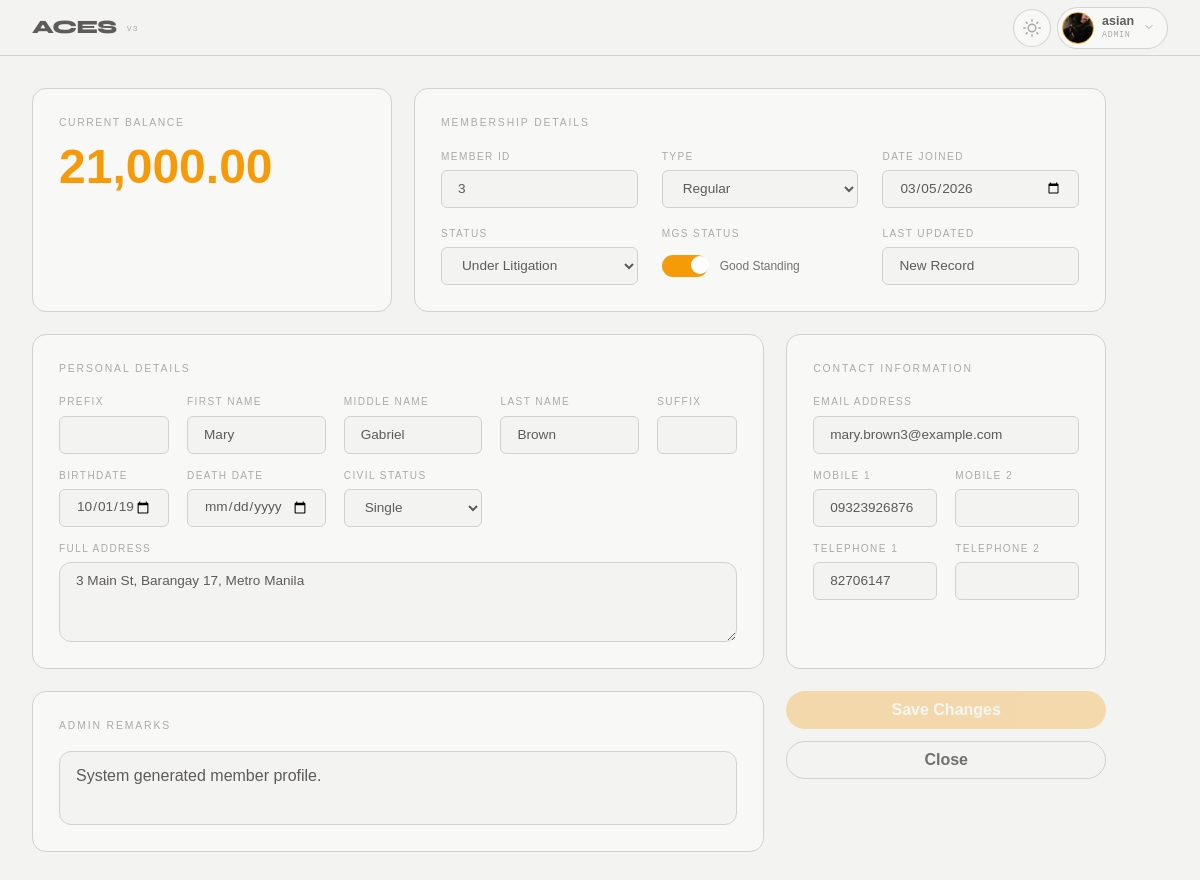
The page /index.php?page=member_view&member_id=3 (signed in) on the database its author committed.
### tables this page shows
CREATE TABLE `members` (
  `id` int(11) NOT NULL,
  `member_id` int(11) DEFAULT NULL,
  `membership_type` varchar(50) DEFAULT NULL,
  `username` varchar(50) DEFAULT NULL,
  `password` varchar(255) DEFAULT NULL,
  `first_name` varchar(100) DEFAULT NULL,
  `middle_name` varchar(100) DEFAULT NULL,
  `last_name` varchar(100) DEFAULT NULL,
  `email` varchar(150) DEFAULT NULL,
  `profile_picture` varchar(255) DEFAULT NULL,
  `prefix` varchar(20) DEFAULT NULL,
  `suffix` varchar(20) DEFAULT NULL,
  `birthdate` date DEFAULT NULL,
  `death_date` date DEFAULT NULL,
  `approval_date` datetime DEFAULT NULL,
  `balance` decimal(10,2) DEFAULT 0.00,
  `is_mgs` tinyint(1) DEFAULT 0,
  `remarks` text DEFAULT NULL,
  `role_id` int(11) DEFAULT NULL,
  `phone_number` varchar(20) DEFAULT NULL,
  `telephone_number` varchar(20) DEFAULT NULL,
  `civil_status` varchar(20) DEFAULT NULL,
  `address` text DEFAULT NULL,
  `status` enum('Active','Deceased','Delisted','On-Hold','Overdue','Under Litigation') NOT NULL DEFAULT 'Active',
  `phone_number_2` varchar(255) DEFAULT NULL,
  `telephone_number_2` varchar(255) DEFAULT NULL
);

### core/repository/member_repository.php (called while the page is built, shortened)
<?php
class MemberRepository
{
    private $db;
    public function __construct($db)
    {
        $this->db = $db;
    }
    public function findById($id)
    {
        $stmt = $this->db->prepare("SELECT * FROM members WHERE id = ?");
        $stmt->execute([(int)$id]);
        return $stmt->fetch(PDO::FETCH_ASSOC);
    }
}

### views/auth/admin/member_view.php (the view, shortened to what this page needs)
<?php
require_once 'core/repository/member_repository.php';
$db = (new DB())->connect();
$memberRepo = new MemberRepository($db);
$targetId = isset($_GET['member_id']) ? (int)$_GET['member_id'] : 0;
$m = $memberRepo->findById($targetId);
?>
<form method="POST" action="">
    <div class="pg-centered">
        <div class="mv">
            <div class="mv__grid">
                <section class="mv-card mv-card--balance">
                    <div class="mv-card__label">Current Balance</div>
                    <input type="text" class="mv-card__balance" name="balance" value="<?= number_format((float)$m['balance'], 2, '.', ',') ?>">
                </section>
                <section class="mv-card mv-card--membership">
                    <header class="mv-card__title">Membership Details</header>
                    <div class="mv-form" style="grid-template-columns: repeat(3, 1fr);">
                        <div class="mv-field">
                            <label class="mv-label">Member ID</label>
                            <input class="mv-input" name="member_id" value="<?= htmlspecialchars($m['member_id']) ?>" readonly>
                        </div>
                        <div class="mv-field">
                            <label class="mv-label">Type</label>
                            <select class="mv-input" name="membership_type">
                                <?php foreach (['Regular', 'Associate'] as $opt): ?>
                                    <option value="<?= $opt ?>" <?= $m['membership_type'] == $opt ? 'selected' : '' ?>><?= $opt ?></option>
                                <?php endforeach; ?>
                            </select>
                        </div>
                        <div class="mv-field">
                            <label class="mv-label">Date Joined</label>
                            <input type="date"
                                class="mv-input"
                                name="approval_date"
                                value="<?= !empty($m['approval_date']) ? date('Y-m-d', strtotime($m['approval_date'])) : '' ?>">
                        </div>
                        <div class="mv-field">
                            <label class="mv-label">Status</label>
                            <select class="mv-input" name="status">
                                <?php foreach (['Active', 'Deceased', 'Delisted', 'On-Hold', 'Overdue', 'Under Litigation'] as $opt): ?>
                                    <option value="<?= $opt ?>" <?= $m['status'] == $opt ? 'selected' : '' ?>><?= $opt ?></option>
                                <?php endforeach; ?>
                            </select>
                        </div>
                        <div class="mv-field">
                            <label class="mv-label">MGS Status</label>
                            <div style="display: flex; align-items: center; gap: 12px; height: 38px;">
                                <label class="mgs-switch">
                                    <span class="mgs-slider"></span>
                                </label>
                                <span class="mv-label" style="text-transform: none; color: var(--t2); letter-spacing: normal;">
                                    <?= ($m['is_mgs'] ?? 0) ? 'Good Standing' : 'Not in GS' ?>
                                </span>
                            </div>
                        </div>
                        <div class="mv-field">
                            <label class="mv-label">Last Updated</label>
                            <input class="mv-input" value="<?= !empty($m['updated_at']) ? date('M d, Y', strtotime($m['updated_at'])) : 'New Record' ?>" readonly title="Automatically tracked by system">
                        </div>
                    </div>
                </section>
                <section class="mv-card mv-card--personal">
                    <header class="mv-card__title">Personal Details</header>
                    <div class="mv-form mv-form--personal">
                        <div class="mv-field"><label class="mv-label">Prefix</label><input class="mv-input" name="prefix" value="<?= htmlspecialchars($m['prefix']) ?>"></div>
                        <div class="mv-field"><label class="mv-label">First Name</label><input class="mv-input" name="first_name" value="<?= htmlspecialchars($m['first_name']) ?>"></div>
                        <div class="mv-field"><label class="mv-label">Middle Name</label><input class="mv-input" name="middle_name" value="<?= htmlspecialchars($m['middle_name']) ?>"></div>
                        <div class="mv-field"><label class="mv-label">Last Name</label><input class="mv-input" name="last_name" value="<?= htmlspecialchars($m['last_name']) ?>"></div>
                        <div class="mv-field"><label class="mv-label">Suffix</label><input class="mv-input" name="suffix" value="<?= htmlspecialchars($m['suffix']) ?>"></div>
                        <div class="mv-field"><label class="mv-label">Birthdate</label><input type="date" class="mv-input" name="birthdate" value="<?= $m['birthdate'] ?>"></div>
                        <div class="mv-field"><label class="mv-label">Death Date</label><input type="date" class="mv-input" name="death_date" value="<?= $m['death_date'] ?>"></div>
                        <div class="mv-field">
                            <label class="mv-label">Civil Status</label>
                            <select class="mv-input" name="civil_status">
                                <?php foreach (['Single', 'Married', 'Widow'] as $opt): ?>
                                    <option value="<?= $opt ?>" <?= $m['civil_status'] == $opt ? 'selected' : '' ?>><?= $opt ?></option>
                                <?php endforeach; ?>
                            </select>
                        </div>
                        <div class="mv-field mv-field--full"><label class="mv-label">Full Address</label><textarea class="mv-input" name="address"><?= htmlspecialchars($m['address']) ?></textarea></div>
                    </div>
                </section>
                <section class="mv-card mv-card--contact">
                    <header class="mv-card__title">Contact Information</header>
                    <div class="mv-form">
                        <div class="mv-field mv-field--full"><label class="mv-label">Email Address</label><input class="mv-input" name="email" value="<?= htmlspecialchars($m['email']) ?>"></div>
                        <div class="mv-field"><label class="mv-label">Mobile 1</label><input class="mv-input" name="phone_number" value="<?= htmlspecialchars($m['phone_number']) ?>"></div>
                        <div class="mv-field"><label class="mv-label">Mobile 2</label><input class="mv-input" name="phone_number_2" value="<?= htmlspecialchars($m['phone_number_2'] ?? '') ?>"></div>
                        <div class="mv-field"><label class="mv-label">Telephone 1</label><input class="mv-input" name="telephone_number" value="<?= htmlspecialchars($m['telephone_number']) ?>"></div>
                        <div class="mv-field"><label class="mv-label">Telephone 2</label><input class="mv-input" name="telephone_number_2" value="<?= htmlspecialchars($m['telephone_number_2'] ?? '') ?>"></div>
                    </div>
                </section>
                <section class="mv-card mv-card--remarks">
                    <header class="mv-card__title">Admin Remarks</header>
                    <textarea class="mv-remarks" name="remarks"><?= htmlspecialchars($m['remarks']) ?></textarea>
                </section>
                <div class="mv-action-bar">
                    <button type="submit" name="save_member" class="mv-btn mv-btn--save">Save Changes</button>
                    <a href="index.php?page=dashboard" class="mv-btn mv-btn--close" style="text-align: center; text-decoration: none;">Close</a>
                </div>
            </div>
        </div>
    </div>
</form>

### assets/css/variables.css (style rules this page uses)
:root { --bg: #f3f3f2; --surface: #f8f8f7; --raised: #f0ede8; --rim: #e0dcd5; --gold: #f59b0a; --gold-dim: rgba(217, 142, 22, 0.1); --text: #1c1a17b2; --t2: rgba(26, 25, 23, 0.6); --t3: rgba(26, 25, 23, 0.35); --border: rgba(211, 209, 207, 1.0); --border2: rgba(0, 0, 0, 0.15); --danger: #d93d3d; --ok: #27a858; --font-main: 'Poppins', sans-serif; --font-heading: 'Syne', sans-serif; --font-mono: 'IBM Plex Mono', monospace; --status-active: #10b981; --status-deceased: #4b5563; --status-delisted: #ef4444; --status-hold: #3b82f6; --status-overdue: #f59e0b; --status-litigation: #8b5cf6; }

### assets/css/main.css (style rules this page uses)
html { transition: background-color 0.3s ease, color 0.3s ease; }
body { background-color: var(--bg); color: var(--text); }

### assets/css/member.css (style rules this page uses)
.mv { max-width: 1280px; margin: 0 auto; padding: 32px; }
.mv__grid { display: grid; grid-template-columns: 360px 0.85fr 320px; grid-template-rows: auto auto auto auto; gap: 22px; grid-template-areas: "balance membership membership" "personal personal contact" "remarks remarks action"; }
.mv-card { background: var(--surface); border: 1px solid var(--border); border-radius: 14px; padding: 26px; display: flex; flex-direction: column; }
.mv-card--balance { grid-area: balance; }
input.mv-card__balance { width: 100%; border: none; background: transparent; color: var(--gold); font-family: inherit; font-size: 3rem; font-weight: 800; padding: 0; outline: none; }
.mv-card--membership { grid-area: membership; }
.mv-card--personal { grid-area: personal; }
.mv-card--contact { grid-area: contact; }
.mv-card--contact .mv-form { display: grid; grid-template-columns: 1fr 1fr; gap: 14px 18px; }
.mv-card--remarks { grid-area: remarks; }
.mv-action-bar { grid-area: action; display: flex; flex-direction: column; gap: 12px; }
.mv-card__title { font-size: .65rem; letter-spacing: .18em; text-transform: uppercase; color: var(--t3); margin-bottom: 18px; }
.mv-card__label { font-size: .65rem; letter-spacing: .15em; text-transform: uppercase; color: var(--t3); }
.mv-card__balance { font-size: 3rem; font-weight: 700; color: var(--gold); font-family: var(--font-heading); }
.mv-form { display: grid; grid-template-columns: repeat(3, 1fr); gap: 14px 18px; }
.mv-form--personal { grid-template-columns: 110px 1fr 1fr 1fr 80px; }
.mv-field { display: flex; flex-direction: column; gap: 6px; min-width: 0; }
.mv-field--full { grid-column: 1 / -1; }
.mv-label { font-size: .63rem; letter-spacing: .14em; text-transform: uppercase; color: var(--t3); }
.mv-input { box-sizing: border-box; background: var(--bg); border: 1px solid var(--border); border-radius: 6px; height: 38px; padding: 8px 16px; font-size: .85rem; color: var(--text); font-family: var(--font-main); outline: none; }
.mgs-switch { position: relative; display: inline-block; width: 46px; height: 22px; flex-shrink: 0; }
.mv-card--membership .mv-form { grid-template-columns: repeat(3, 1fr); gap: 18px 24px; }
.mv-field span.mv-label { font-size: 0.75rem; font-weight: 500; }
.mgs-slider { position: absolute; cursor: pointer; top: 0; left: 0; right: 0; bottom: 0; background-color: var(--border); transition: .4s; border-radius: 24px; }
.mgs-slider:before { position: absolute; content: ""; height: 18px; width: 18px; left: 3px; bottom: 3px; background-color: white; transition: .4s; border-radius: 50%; }
input:checked+.mgs-slider { background-color: var(--gold); }
input:checked+.mgs-slider:before { transform: translateX(26px); }
textarea.mv-input { height: auto; min-height: 80px; resize: vertical; border-radius: 12px; }
.mv-remarks { flex: 1; padding: 12px 16px; background: var(--bg); border: 1px solid var(--border); border-radius: 12px; color: var(--text); font-family: var(--font-main); resize: none; }
.mv-btn { height: 38px; padding: 0 24px; border-radius: 50px; font-weight: 600; cursor: pointer; border: none; font-family: var(--font-main); display: flex; align-items: center; justify-content: center; }
.mv-btn--save { background: var(--gold); color: #fff; }
.mv-btn--save:disabled { opacity: 0.3; cursor: not-allowed; filter: none; }
.mv-btn--close { background: transparent; border: 1px solid var(--border); color: var(--t2); }

### rows shown on the page
members: balance "21,000.00", member_id "3", membership_type "Regular", approval_date "03/05/2026", status "Under Litigation", first_name "Mary", middle_name "Gabriel", last_name "Brown", birthdate "10/01/1985", civil_status "Single", address "3 Main St, Barangay 17, Metro Manila", email "mary.brown3@example.com", phone_number "09323926876", telephone_number "82706147", remarks "System generated member profile."

### other values the page prints
$user['name'] "asian"
$user['role'] "ADMIN"
